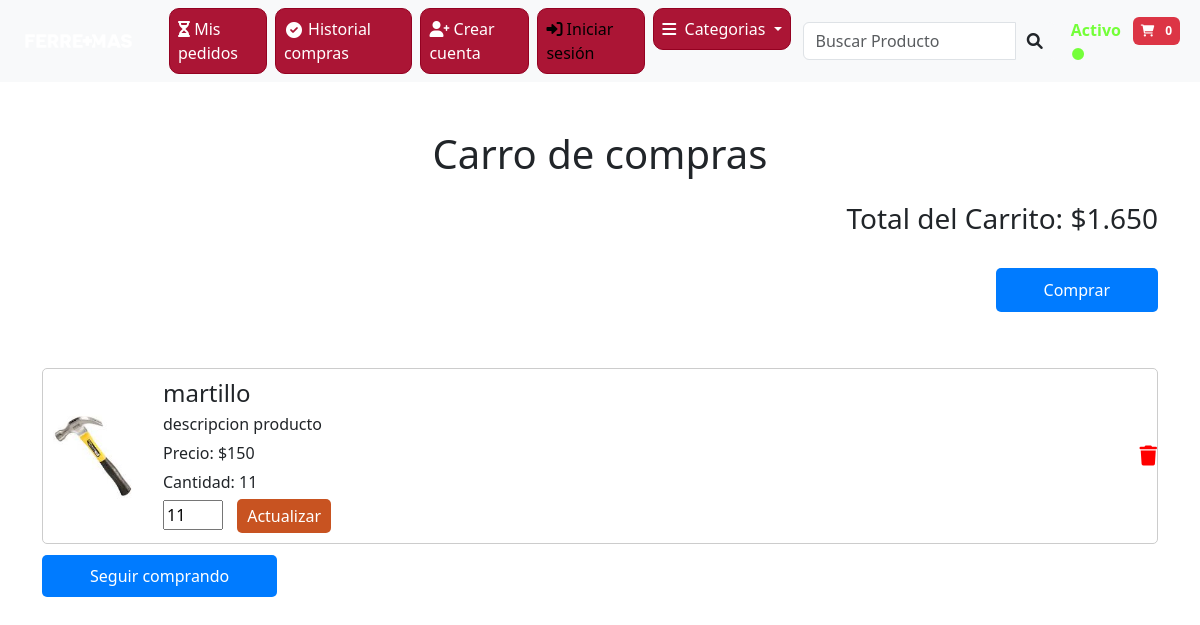
Before: /carro_compra/ (signed in) with the older database file.
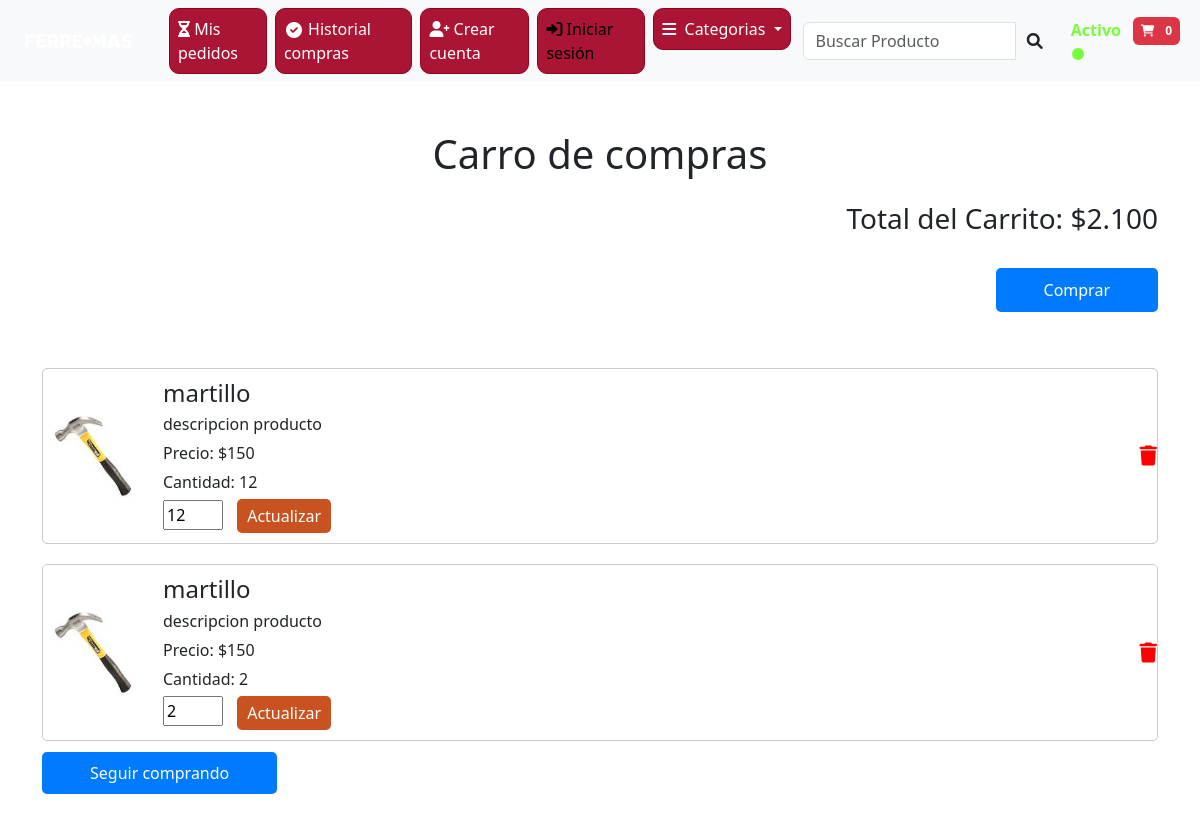
After: the same page with the newer database file.
### store/models.py (models this page shows, shortened)
class ElementoCarrito(models.Model):
    carrito = models.ForeignKey(Carrito, on_delete=models.CASCADE)
    producto = models.ForeignKey(Producto, on_delete=models.CASCADE)
    cantidad = models.PositiveIntegerField(default=1)

class Producto(models.Model):
    nombre_producto = models.CharField(max_length=50)#falto modelo pero no importa
    descripcion_producto = models.TextField()
    precio_producto = models.IntegerField()
    cantidad_producto = models.IntegerField(default=0)
    creacion_producto = models.DateTimeField(default=timezone.now)
    imagen_producto = models.ImageField(upload_to='producto/', null=True, blank=True)
    id_categoria = models.ForeignKey(Categorias, on_delete=models.CASCADE, default=0)
    codigo_producto = models.CharField(max_length=10, unique=True, editable=False, blank=True)

### store/views.py (the view, shortened to what this page needs)
# urls.py: path('carro_compra/', views.carro_compra, name='carro_compra'),
@login_required
def carro_compra(request):
    user = request.user
    if user.is_active:
        estado = 'usuarioAutenticado'
    else:
        estado = 'false'
    carrito = get_object_or_404(Carrito, usuario=request.user)
    elementos = ElementoCarrito.objects.filter(carrito=carrito)
    total_carrito = 0
    for elemento in elementos:
        elemento.total = elemento.producto.precio_producto * elemento.cantidad
        total_carrito += elemento.total
    descuento_aplicado = 0
    total_carrito_con_descuento = total_carrito
    request.session['descuento_aplicado'] = descuento_aplicado
    request.session['total_carrito_con_descuento'] = total_carrito_con_descuento
    return render(request, 'carro_compra.html', {
        'elementos': elementos,
        'total_carrito': total_carrito,
        'total_carrito_con_descuento': total_carrito_con_descuento,
        'descuento_aplicado': descuento_aplicado,
        'estado':estado
    })

### store/templatetags/custom_filters.py (called while the page is built)
@register.filter
def currency(value):
    return f'{value:,.0f}'.replace(',', '.')

### store/templates/carro_compra.html (shortened to what the changed rows need)
{% load bootstrap5 %}
{% load static %}
{% load custom_filters %}
<!DOCTYPE html>
<html lang="es">
<head>
    {% bootstrap_css %}
    <link rel="stylesheet" href="https://cdnjs.cloudflare.com/ajax/libs/font-awesome/6.0.0-beta3/css/all.min.css">
    <link rel="stylesheet" href="{% static 'css/carro_compra-3.css' %}">
    <link rel="stylesheet" href="{% static 'css/nav.css' %}">
</head>
<body>
    <br><br>
    <div class="container">
        <h1 class="mx-auto text-center">Carro de compras</h1>
        <h3 class="my-4 text-end">
            <span>Total del Carrito: ${{ total_carrito|currency }}</span>
        </h3>
        <br><br>
        <ul class="carrito-lista">
            {% for elemento in elementos %}
                <li class="carrito-item">
                    <img src="{{ elemento.producto.imagen_producto.url }}" class="card-img-top productoIMG" alt="{{ elemento.producto.nombre_producto }}">
                    <div class="product-details">
                        <h3>{{ elemento.producto.nombre_producto }}</h3>
                        <p>{{ elemento.producto.descripcion_producto }}</p>
                        <p>Precio: ${{ elemento.producto.precio_producto }}</p>
                        <p>Cantidad: {{ elemento.cantidad }}</p>
                        <form method="post" action="{% url 'modificar_cantidad_carrito' elemento.id %}">
                            <input type="number" id="cantidad" name="cantidad" value="{{ elemento.cantidad }}" min="1" required>
                            <button class="btn" type="submit">Actualizar</button>
                        </form>
                    </div>
                    <a href="{% url 'eliminar_del_carrito' elemento.id %}" class="eliminar">
                        <i class="fa fa-trash"></i>
                    </a>
                </li>
            {% endfor %}
        </ul>
        <br><br><br>
    </div>
</body>
</html>

Changed rows visible on the page:
changed ElementoCarrito (number 1 of 2 on the later page): cantidad "11" → "12"
added ElementoCarrito: producto.imagen_producto (picture), producto.nombre_producto "martillo", producto.descripcion_producto "descripcion producto", producto.precio_producto "150", cantidad "2"
Other visible differences:
{{ total_carrito|currency }}: "1.650" → "2.100"
